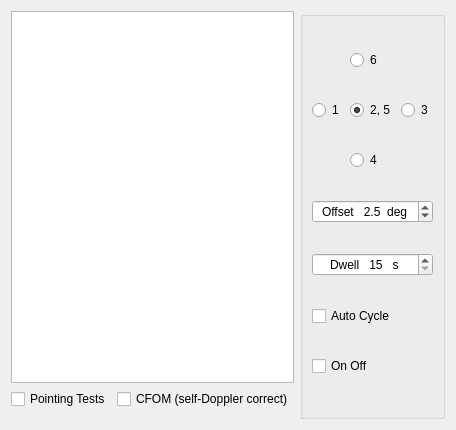
<?xml version="1.0" encoding="UTF-8"?>
<ui version="4.0">
 <class>Astro</class>
 <widget class="QWidget" name="Astro">
  <property name="geometry">
   <rect>
    <x>0</x>
    <y>0</y>
    <width>430</width>
    <height>430</height>
   </rect>
  </property>
  <property name="windowTitle">
   <string>Form</string>
  </property>
  <layout class="QGridLayout" name="gridLayout">
   <item row="0" column="0">
    <layout class="QVBoxLayout" name="verticalLayout" stretch="1,0,0">
     <item>
      <widget class="QTextBrowser" name="astroTextBrowser">
       <property name="sizePolicy">
        <sizepolicy hsizetype="Preferred" vsizetype="Preferred">
         <horstretch>0</horstretch>
         <verstretch>0</verstretch>
        </sizepolicy>
       </property>
       <property name="minimumSize">
        <size>
         <width>0</width>
         <height>0</height>
        </size>
       </property>
       <property name="maximumSize">
        <size>
         <width>16777215</width>
         <height>16777215</height>
        </size>
       </property>
       <property name="font">
        <font>
         <family>Courier New</family>
         <pointsize>20</pointsize>
         <bold>true</bold>
        </font>
       </property>
      </widget>
     </item>
     <item>
      <layout class="QHBoxLayout" name="horizontalLayout">
       <item>
        <spacer name="horizontalSpacer">
         <property name="orientation">
          <enum>Qt::Horizontal</enum>
         </property>
         <property name="sizeHint" stdset="0">
          <size>
           <width>40</width>
           <height>20</height>
          </size>
         </property>
        </spacer>
       </item>
       <item>
        <widget class="QCheckBox" name="cbPointingTests">
         <property name="text">
          <string>Pointing Tests</string>
         </property>
        </widget>
       </item>
       <item>
        <widget class="QCheckBox" name="cbCFOM">
         <property name="toolTip">
          <string>Apply self-Doppler IQ pre-shift before the long FFT (cfom). Useful when listening for your own EME echoes — the echo lands at the dial instead of being shifted by 2× one-way Doppler. Off by default.</string>
         </property>
         <property name="text">
          <string>CFOM (self-Doppler correct)</string>
         </property>
        </widget>
       </item>
       <item>
        <spacer name="horizontalSpacer_2">
         <property name="orientation">
          <enum>Qt::Horizontal</enum>
         </property>
         <property name="sizeHint" stdset="0">
          <size>
           <width>40</width>
           <height>20</height>
          </size>
         </property>
        </spacer>
       </item>
      </layout>
     </item>
     <item>
      <spacer name="verticalSpacer">
       <property name="orientation">
        <enum>Qt::Vertical</enum>
       </property>
       <property name="sizeType">
        <enum>QSizePolicy::Fixed</enum>
       </property>
       <property name="sizeHint" stdset="0">
        <size>
         <width>20</width>
         <height>10</height>
        </size>
       </property>
      </spacer>
     </item>
    </layout>
   </item>
   <item row="0" column="1">
    <widget class="QGroupBox" name="gbPointing">
     <property name="title">
      <string/>
     </property>
     <layout class="QGridLayout" name="gridLayout_2">
      <item row="0" column="1">
       <widget class="QRadioButton" name="rb6">
        <property name="text">
         <string>6</string>
        </property>
       </widget>
      </item>
      <item row="1" column="0">
       <widget class="QRadioButton" name="rb1">
        <property name="text">
         <string>1</string>
        </property>
       </widget>
      </item>
      <item row="1" column="1">
       <widget class="QRadioButton" name="rb2">
        <property name="text">
         <string>2, 5</string>
        </property>
        <property name="checked">
         <bool>true</bool>
        </property>
       </widget>
      </item>
      <item row="1" column="2">
       <widget class="QRadioButton" name="rb3">
        <property name="text">
         <string>3</string>
        </property>
       </widget>
      </item>
      <item row="2" column="1">
       <widget class="QRadioButton" name="rb4">
        <property name="text">
         <string>4</string>
        </property>
       </widget>
      </item>
      <item row="3" column="0" colspan="3">
       <widget class="QDoubleSpinBox" name="sbOffset">
        <property name="alignment">
         <set>Qt::AlignCenter</set>
        </property>
        <property name="prefix">
         <string>Offset   </string>
        </property>
        <property name="suffix">
         <string>  deg</string>
        </property>
        <property name="decimals">
         <number>1</number>
        </property>
        <property name="minimum">
         <double>0.500000000000000</double>
        </property>
        <property name="maximum">
         <double>20.000000000000000</double>
        </property>
        <property name="singleStep">
         <double>0.500000000000000</double>
        </property>
        <property name="value">
         <double>2.500000000000000</double>
        </property>
       </widget>
      </item>
      <item row="4" column="0" colspan="3">
       <widget class="QSpinBox" name="sbDwell">
        <property name="alignment">
         <set>Qt::AlignCenter</set>
        </property>
        <property name="suffix">
         <string>   s</string>
        </property>
        <property name="prefix">
         <string>Dwell   </string>
        </property>
        <property name="minimum">
         <number>15</number>
        </property>
        <property name="maximum">
         <number>300</number>
        </property>
        <property name="singleStep">
         <number>5</number>
        </property>
       </widget>
      </item>
      <item row="5" column="0" colspan="3">
       <widget class="QCheckBox" name="cbAutoCycle">
        <property name="text">
         <string>Auto Cycle</string>
        </property>
       </widget>
      </item>
      <item row="6" column="0" colspan="2">
       <widget class="QCheckBox" name="cbOnOff">
        <property name="text">
         <string>On Off</string>
        </property>
       </widget>
      </item>
     </layout>
    </widget>
   </item>
  </layout>
 </widget>
 <resources/>
 <connections/>
</ui>
